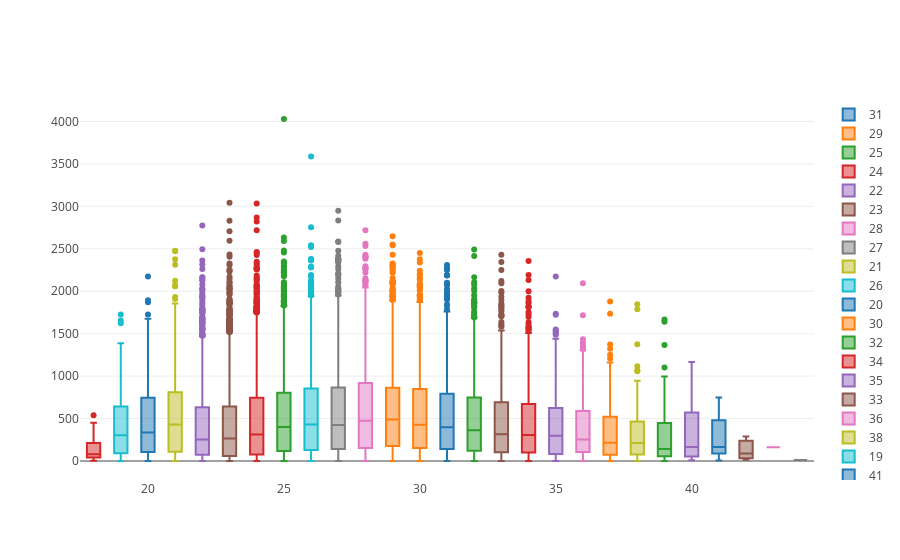

Notebook source saved alongside this figure:
### Code cell
data = []

for age in oldies_scoring.Age.unique():
    data.append(go.Box(y=oldies_scoring[oldies_scoring.Age==age].PTS, name=age))
iplot(data, show_link = False)

#представлено распределение со статистикой в зависимости от возраста.
# Видно, что пик по среднему количеству очков достигается в 29 лет
# при этом рекорды за сезон были поставлены 25 и 26 летними игроками.
# наибольший разброс наблюдается у 28-летних игроков.

### Figure 1 — Plotly figure (JSON) as saved in the notebook; plotly's stock layout.template omitted (floating-point values rounded to 4 significant figures; data arrays with more than 128 entries replaced by an {"elided": "..."} marker saying what was removed)
{"data": [{"name": 31, "type": "box", "y": {"elided": "1179 int values"}}, {"name": 29, "type": "box", "y": {"elided": "1576 int values"}}, {"name": 25, "type": "box", "y": {"elided": "2518 int values"}}, {"name": 24, "type": "box", "y": {"elided": "2794 int values"}}, {"name": 22, "type": "box", "y": {"elided": "1926 int values"}}, {"name": 23, "type": "box", "y": {"elided": "2748 int values"}}, {"name": 28, "type": "box", "y": {"elided": "1823 int values"}}, {"name": 27, "type": "box", "y": {"elided": "2149 int values"}}, {"name": 21, "type": "box", "y": {"elided": "609 int values"}}, {"name": 26, "type": "box", "y": {"elided": "2380 int values"}}, {"name": 20, "type": "box", "y": {"elided": "288 int values"}}, {"name": 30, "type": "box", "y": {"elided": "1433 int values"}}, {"name": 32, "type": "box", "y": {"elided": "952 int values"}}, {"name": 34, "type": "box", "y": {"elided": "538 int values"}}, {"name": 35, "type": "box", "y": {"elided": "347 int values"}}, {"name": 33, "type": "box", "y": {"elided": "713 int values"}}, {"name": 36, "type": "box", "y": {"elided": "210 int values"}}, {"name": null, "type": "box", "y": []}, {"name": 38, "type": "box", "y": [1, 803, 402, 1846, 265, 101, 164, 202, 1115, 210, 294, 76, 16, 87, 56, 39, 6, 633, 151, 406, 495, 60, 27, 67, 184, 11, 537, 34, 20, 760, 72, 689, 104, 944, 138, 722, 309, 413, 1375, 1788, 244, 198, 216, 399, 476, 223, 103, 212, 800, 136, 322, 533, 359, 174, 28, 15, 457, 358, 39, 616, 486, 130, 73, 1056, 341, 211, 42, 299, 42, 175, 77, 98, 636, 182, 146, 701, 11, 384, 1070, 323, 285, 38, 355, 183, 172, 555, 8, 417, 145, 422, 28, 769]}, {"name": 19, "type": "box", "y": [23, 319, 90, 193, 951, 835, 1057, 1220, 269, 209, 47, 458, 64, 328, 26, 761, 45, 89, 258, 436, 483, 642, 705, 173, 0, 315, 629, 1725, 861, 13, 1654, 8, 194, 22, 468, 10, 711, 981, 278, 115, 44, 71, 222, 67, 11, 26, 782, 715, 15, 460, 7, 0, 258, 65, 404, 56, 672, 637, 402, 47, 12, 101, 1624, 334, 610, 224, 499, 587, 533, 353, 180, 165, 327, 208, 944, 304, 780, 867, 476, 625, 704, 99, 91, 525, 194, 10, 393, 243, 778, 308, 83, 1387, 105, 1048, 593, 156, 9, 872, 1054, 619, 217, 502, 146, 753, 740, 168, 226, 811, 124, 10, 284]}, {"name": 41, "type": "box", "y": [5, 748, 389, 164, 118]}, {"name": 37, "type": "box", "y": {"elided": "143 int values"}}, {"name": 39, "type": "box", "y": [469, 1366, 173, 994, 75, 49, 61, 7, 4, 6, 141, 37, 12, 28, 134, 178, 123, 55, 15, 242, 390, 435, 1102, 315, 1640, 1667, 74, 0, 974, 169, 550, 123, 13, 499, 160, 21, 458, 425, 102, 395, 522, 122, 144, 88, 56, 517, 81, 307]}, {"name": 18, "type": "box", "y": [292, 539, 185, 451, 45, 4, 96, 48, 109, 74, 20, 27, 79]}, {"name": 40, "type": "box", "y": [1165, 866, 98, 129, 15, 13, 10, 884, 297, 554, 9, 230, 203, 93, 97, 586]}, {"name": 42, "type": "box", "y": [290, 87, 16]}, {"name": 43, "type": "box", "y": [161]}, {"name": 44, "type": "box", "y": [12]}], "layout": {}}
